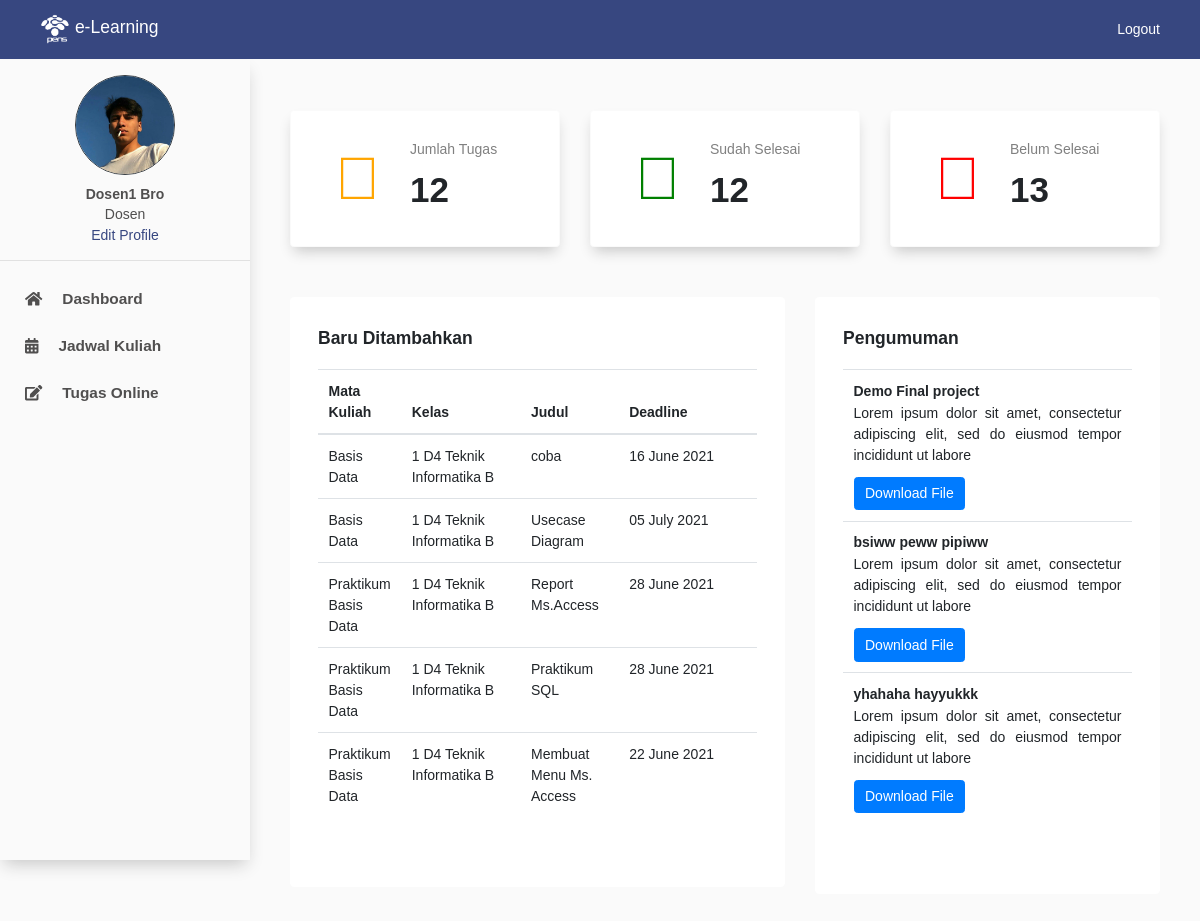
The app's page /view/dosen/dashboard.php (signed in) with its own data.
### tables this page shows
CREATE TABLE `user` (
  `id` int(11) NOT NULL,
  `user_id` int(11) NOT NULL,
  `nama` varchar(100) NOT NULL,
  `email` varchar(100) NOT NULL,
  `password` varchar(100) NOT NULL,
  `nama_foto` varchar(100) NOT NULL,
  `tipe_foto` varchar(100) NOT NULL,
  `role` varchar(100) NOT NULL
);

CREATE TABLE `daftar_tugas` (
  `id` int(11) NOT NULL,
  `matkul_id` int(11) NOT NULL,
  `dosen_id` int(11) NOT NULL,
  `kelas_id` int(11) NOT NULL,
  `judul` varchar(100) NOT NULL,
  `deskripsi` varchar(100) NOT NULL,
  `deadline` varchar(100) NOT NULL,
  `jam` varchar(100) NOT NULL
);

CREATE TABLE `matkul` (
  `id` int(11) NOT NULL,
  `matkul` varchar(100) NOT NULL,
  `sks` varchar(100) NOT NULL
);

CREATE TABLE `kelas` (
  `id` int(11) NOT NULL,
  `kelas` varchar(100) NOT NULL
);

CREATE TABLE `informasi` (
  `id` int(11) NOT NULL,
  `judul` varchar(100) NOT NULL,
  `deskripsi` varchar(100) NOT NULL,
  `nama_file` varchar(100) NOT NULL
);

### view/dosen/dashboard.php (the view, shortened to what this page needs)
<?php
include '../../config/connection.php';
$id = $_SESSION['id'];
$query = mysqli_query($connection, "SELECT * FROM user WHERE id = $id");
$result = mysqli_fetch_assoc($query);
$dosen = mysqli_fetch_assoc(mysqli_query($connection, "SELECT * FROM dosen WHERE id = $result[user_id]"));
?>
<!DOCTYPE html>
<html lang="en">
<head>
    <link rel="stylesheet" href="https://cdn.jsdelivr.net/npm/bootstrap@4.6.0/dist/css/bootstrap.min.css">
    <link rel="stylesheet" href="https://cdnjs.cloudflare.com/ajax/libs/font-awesome/5.13.0/css/all.min.css">
    <link rel="stylesheet" href="../style.css">
</head>
<body style="background: #fafafa">
    <nav class="navbar navbar-light fixed-top" style="padding: 10px 40px; background-color: #374780">
        <a class="navbar-brand" href="#" style="color: #ffff">
            <img src="../assets/pens_putih.png" width="30" height="30" class="d-inline-block align-top" alt="">
            e-Learning
        </a>
        <span class="navbar-text">
            <a href="../../config/logoutDosen.php" style="color: #ffff; text-decoration: none">Logout</a>
        </span>
    </nav>
    <div class="wrapper">
        <nav id="sidebar">
            <div style="text-align: center; margin-top: 15px">
                <?php
                if ($result['nama_foto'] == '') {
                ?><img src="../assets/user.png" width="90px" height="90px" class="rounded-circle border border-dark"><br><br>
                <?php
                } else {
                ?><img src="../../profileUser/<?php echo $result['nama_foto'] ?>" width="100px" height="100px" class="rounded-circle border border-dark"><br><br>
                <?php
                }
                ?>
                <p style="margin-top: -12px; font-weight: bold; margin-bottom: 2px"><?php echo $result['nama'] ?></p>
                <p style="margin-top: -3px; margin-bottom: 0px">Dosen</p>
                <a href="" style="color:#374780" data-toggle="modal" data-target="#editProfile">Edit Profile</a>
            </div>
            <hr>
            <ul class="list-unstyled components" style="margin-top: 10px">
                <li>
                    <a href="dashboard.php"><span class="fas fa-home" style="margin-right: 20px;"></span>Dashboard</a>
                </li>
                <li>
                    <a href="jadwalKuliah.php"><span class="fas fa-calendar-alt" style="margin-right: 20px;"></span>Jadwal Kuliah</a>
                </li>
                <li>
                    <a href="tugasOnline.php"><span class="fas fa-edit" style="margin-right: 20px;"></span>Tugas Online</a>
                </li>
            </ul>
        </nav>
        <div class="content">
            <div style="padding: 30px 20px">
                <div class="row">
                    <div class="col-md-4">
                        <div class="card" style="padding: 10px 10px 10px 30px; border-color: rgb(250, 250, 250); box-shadow: 0 8px 13px -4px rgb(199, 199, 199);">
                            <div class="card-body" style="flex-direction: column; align-items: flex-start;">
                                <div style="display: flex;">
                                    <i class="fal fa-clipboard-list" style="font-size: 60px; color:#7dafff; margin-top: 10px; color: orange"></i>
                                    <div class="display: column" style="margin-left: 30px">
                                        <p style="color:grey">Jumlah Tugas</p>
                                        <h1 style="margin-top: -5px; font-weight: bold"><?php echo 12 ?></h1>
                                    </div>
                                </div>
                            </div>
                        </div>
                    </div>
                    <div class="col-md-4">
                        <div class="card" style="padding: 10px 10px 10px 30px; border-color: rgb(250, 250, 250); box-shadow: 0 8px 13px -4px rgb(199, 199, 199);">
                            <div class="card-body" style="flex-direction: column; align-items: flex-start;">
                                <div style="display: flex;">
                                    <i class="fal fa-check-circle" style="font-size: 60px; color:#7dafff; margin-top: 10px; color: green"></i>
                                    <div class="display: column" style="margin-left: 30px">
                                        <p style="color:grey">Sudah Selesai</p>
                                        <h1 style="margin-top: -5px; font-weight: bold"><?php echo 12 ?></h1>
                                    </div>
                                </div>
                            </div>
                        </div>
                    </div>
                    <div class="col-md-4">
                        <div class="card" style="padding: 10px 10px 10px 30px; border-color: rgb(250, 250, 250); box-shadow: 0 8px 13px -4px rgb(199, 199, 199);">
                            <div class="card-body" style="flex-direction: column; align-items: flex-start;">
                                <div style="display: flex;">
                                    <i class="fal fa-times-circle" style="font-size: 60px; color:#7dafff; margin-top: 10px; color: red"></i>
                                    <div class="display: column" style="margin-left: 30px">
                                        <p style="color:grey">Belum Selesai</p>
                                        <h1 style="margin-top: -5px; font-weight: bold"><?php echo 13 ?></h1>
                                    </div>
                                </div>
                            </div>
                        </div>
                    </div>
                </div>
                <div class="row" style="margin-top: 50px;">
                    <div class="col-md-7">
                        <div class="jumbotron" style="background-color: white">
                            <h5 style="font-weight: bold; margin-top: -25px; margin-bottom: 20px">Baru Ditambahkan</h5>
                            <table class="table">
                                <thead>
                                    <tr>
                                        <th scope="col">Mata Kuliah</th>
                                        <th scope="col" style="width: 125px;">Kelas</th>
                                        <th scope="col" style="width: 100px;">Judul</th>
                                        <th scope="col" style="width: 150px;">Deadline</th>
                                    </tr>
                                </thead>
                                <tbody>
                                    <?php
                                    $tugas = mysqli_query($connection, "SELECT * FROM daftar_tugas WHERE dosen_id = $dosen[id] ORDER BY id DESC LIMIT 5");
                                    foreach ($tugas as $key => $value) {
                                    ?>
                                        <tr>
                                            <?php $matkul = mysqli_fetch_assoc(mysqli_query($connection, "SELECT * FROM matkul WHERE id = $value[matkul_id]")); ?>
                                            <td><?php echo $matkul['matkul'] ?></td>
                                            <?php $kelas = mysqli_fetch_assoc(mysqli_query($connection, "SELECT * FROM kelas WHERE id = $value[kelas_id]")); ?>
                                            <td><?php echo $kelas['kelas'] ?></td>
                                            <td><?php echo $value['judul'] ?></td>
                                            <td><?php echo date('d F Y', strtotime($value['deadline'])) ?></td>
                                        </tr>
                                    <?php
                                    } ?>
                                </tbody>
                            </table>
                        </div>
                    </div>
                    <div class="col-md-5">
                        <div class="jumbotron" style="background-color: white">
                            <h5 style="font-weight: bold; margin-top: -25px; margin-bottom: 20px">Pengumuman</h5>
                            <table class="table">
                                <tbody>
                                    <?php
                                    $info = mysqli_query($connection, "SELECT * FROM informasi ORDER BY id DESC LIMIT 3");
                                    foreach ($info as $value) {
                                    ?>
                                        <tr>
                                            <td><?php echo "<p style='margin-bottom:-20px; font-weight: bold'>$value[judul]</p>" ?>
                                                <br><?php echo "<p style='margin-bottom:-10px; text-align: justify'>$value[deskripsi]</p>" ?>
                                                <br><a href="../../config/download.php?filename=<?php echo $value['nama_file'] ?>" class="btn btn-primary">Download File</a>
                                            </td>
                                        </tr>
                                    <?php
                                    } ?>
                                </tbody>
                            </table>
                        </div>
                    </div>
                </div>
            </div>
        </div>
    </div>
</body>
</html>

### view/style.css (style rules this page uses)
* { font-family: 'Poppins', sans-serif; font-size: 14px; }
.wrapper { display: flex; width: 100%; align-items: stretch; margin-top: 60px }
a, a:hover, a:focus { color: inherit; text-decoration: none; transition: all 0.3s; }
#sidebar { min-width: 250px; max-width: 250px; min-height: 100vh; background: rgb(250, 250, 250); color: rgb(80, 79, 79); transition: all 0.3s; box-shadow: 0 8px 16px -4px rgb(199, 199, 199); position: fixed; }
#sidebar ul li a { padding: 12px 25px; font-size: 1.1em; display: block; font-weight: 600; }
.content { width: 100%; padding: 20px; min-height: 100vh; margin-left: 250px; }
.card-body { padding: 1.3rem 1rem; display: flex; align-items: center; }

### records on screen
user: nama_foto (picture), nama "Dosen1 Bro"
daftar_tugas: matkul.matkul "Basis Data", kelas.kelas "1 D4 Teknik Informatika B", judul "coba", deadline "16 June 2021"
daftar_tugas: matkul.matkul "Basis Data", kelas.kelas "1 D4 Teknik Informatika B", judul "Usecase Diagram", deadline "05 July 2021"
daftar_tugas: matkul.matkul "Praktikum Basis Data", kelas.kelas "1 D4 Teknik Informatika B", judul "Report Ms.Access", deadline "28 June 2021"
daftar_tugas: matkul.matkul "Praktikum Basis Data", kelas.kelas "1 D4 Teknik Informatika B", judul "Praktikum SQL", deadline "28 June 2021"
daftar_tugas: matkul.matkul "Praktikum Basis Data", kelas.kelas "1 D4 Teknik Informatika B", judul "Membuat Menu Ms. Access", deadline "22 June 2021"
informasi: judul "Demo Final project", deskripsi "Lorem ipsum dolor sit amet, consectetur adipiscing elit, sed do eiusmod tempor incididunt ut labore"
informasi: judul "bsiww peww pipiww", deskripsi "Lorem ipsum dolor sit amet, consectetur adipiscing elit, sed do eiusmod tempor incididunt ut labore"
informasi: judul "yhahaha hayyukkk", deskripsi "Lorem ipsum dolor sit amet, consectetur adipiscing elit, sed do eiusmod tempor incididunt ut labore"
